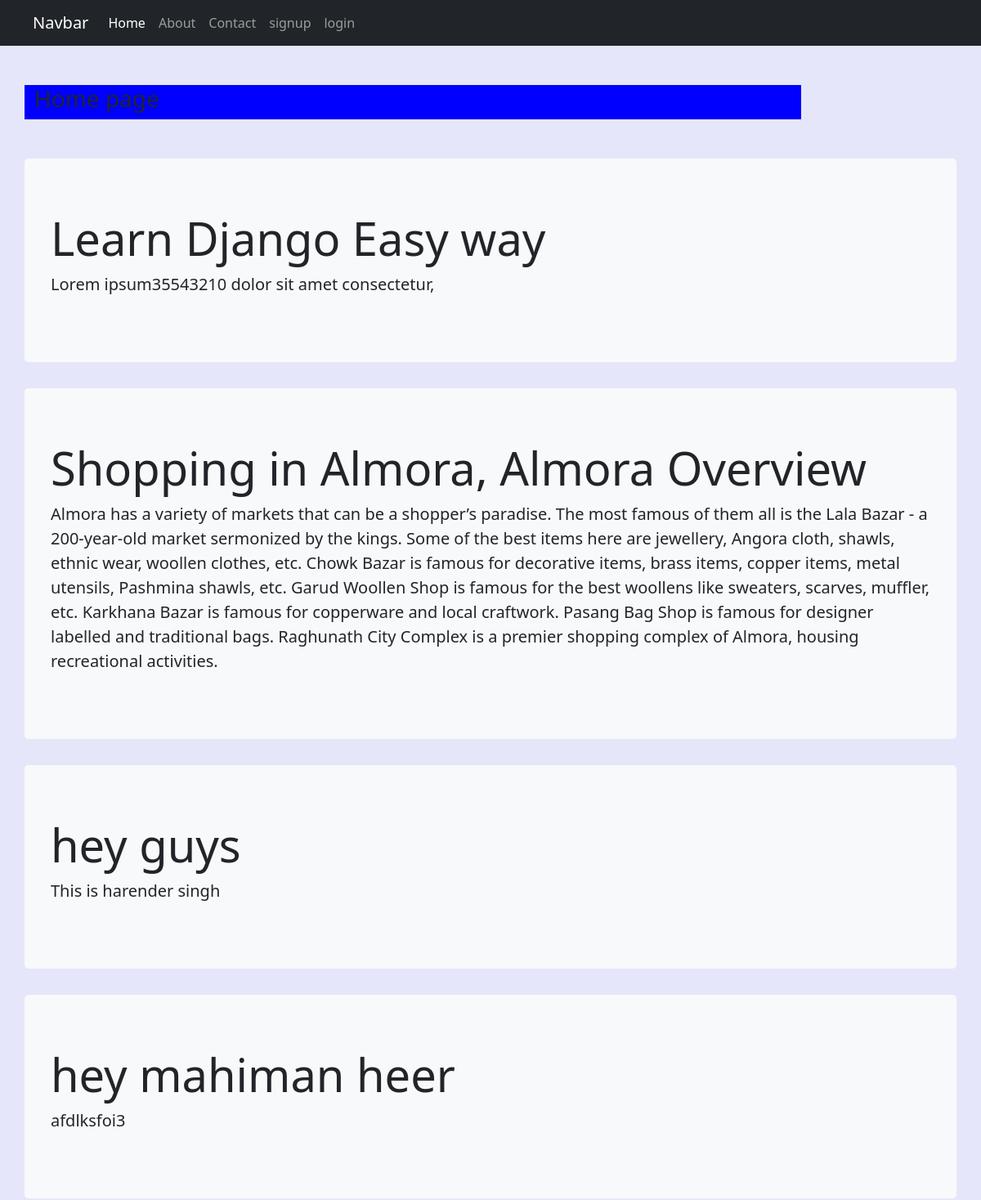
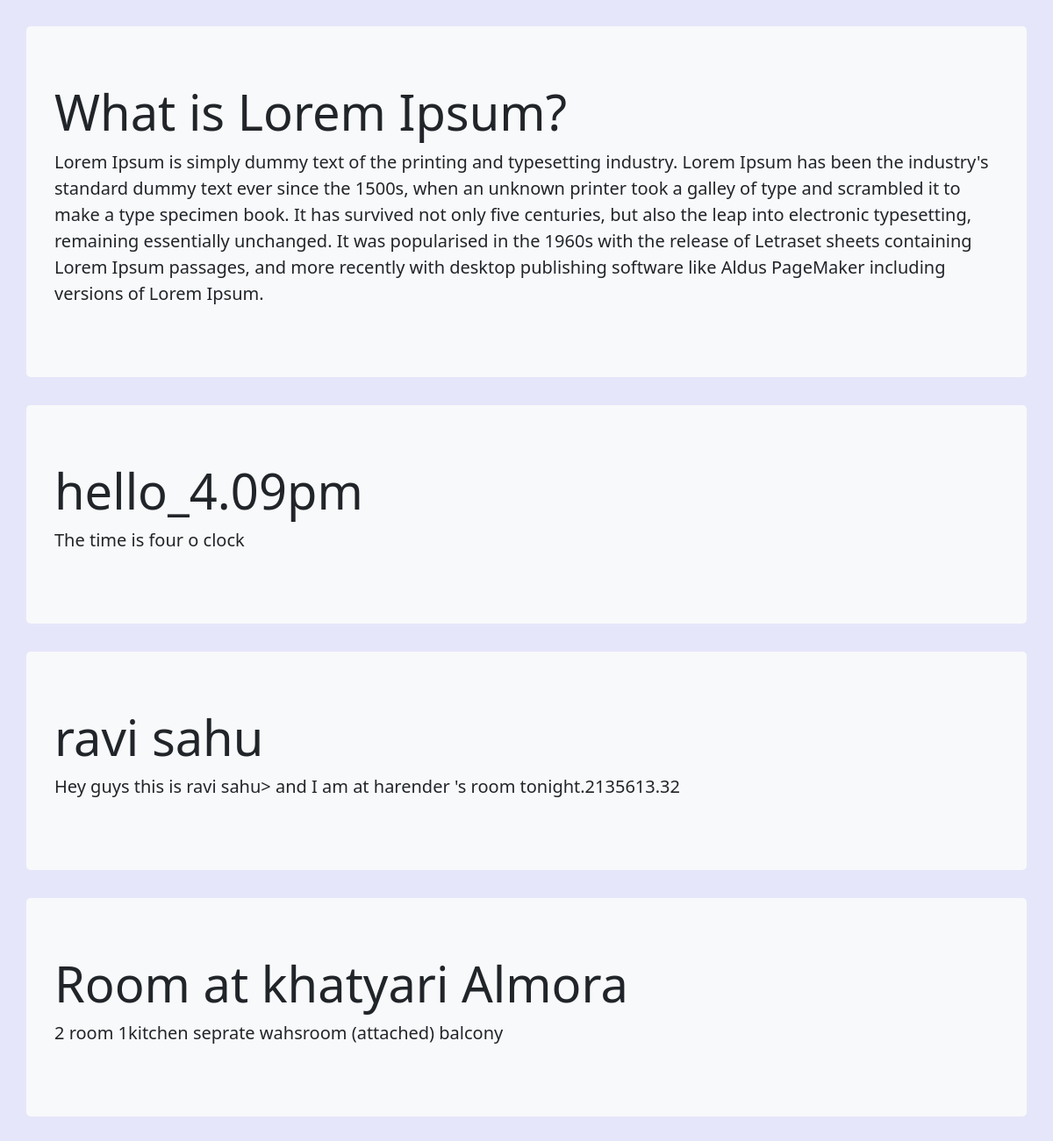
The page / on the database its author committed (2 pictures, top to bottom).
### blog/models.py (models this page shows)
class Post(models.Model):
    title = models.CharField(max_length=50)
    desc = models.TextField()

### blog/views.py (the view)
# urls.py: path('', views.home, name = 'home'),
def home(request):
    posts = Post.objects.all()
    return render(request,'blog/home.html', {'posts': posts})

### blog/templates/blog/home.html
{% extends 'blog/base.html' %}
{% block content %}
<div class="col-sm-10 my-5" style="background-color: blue;">
    <h3> Home page</h3>
</div>
{% for post in posts %}
    <div class="jumbotron">
        <h2 class="display-4">{{post.title}}</h2>
        <p class="lead">{{post.desc}}</p>
    </div>
{% endfor %}
{% endblock content %}

### blog/templates/blog/base.html (shortened to what this page needs)
<!doctype html>
<html lang="en">
  <head>
    <link rel="stylesheet" href=
"https://cdn.jsdelivr.net/npm/bootstrap@4.6.0/dist/css/bootstrap.min.css">
    <link href="https://cdn.jsdelivr.net/npm/bootstrap@5.0.2/dist/css/bootstrap.min.css" rel="stylesheet">
    {% load static %}
    <link href="{% static 'css/style.css' %}" rel="stylesheet">
  </head>
  <body>
    <div class="container-fluid bg-dark">
      {% include 'blog/navbar.html' %}
    </div>
    <div class="container">
        <div class = "row">
            {% block content %}
            {% endblock content %}
        </div>
    </div>
  </body>
</html>

### blog/templates/blog/navbar.html (shortened to what this page needs)
<nav class="navbar navbar-expand-lg navbar-dark bg-dark">
    <div class="container-fluid">
      <a class="navbar-brand" href="#">Navbar</a>
      <div class="collapse navbar-collapse" id="navbarNav">
        <ul class="navbar-nav">
          <li class="nav-item">
            <a class="nav-link active" aria-current="page" href="{%url 'home'%}">Home</a>
          </li>
          <li class="nav-item">
            <a class="nav-link" href="{%url 'about'%}">About</a>
          </li>
          <li class="nav-item">
            <a class="nav-link" href="{%url 'contact' %}">Contact</a>
          </li>
        {% if request.user.is_authenticated %}
          <li class="nav-item">
            <a class="nav-link" href="{%url 'dashboard' %}">Dashboard</a>
          </li>
          <li class="nav-item">
            <a class="nav-link" href="{%url 'logout' %}">logout</a>
          </li>
        {% else %}
          <li class="nav-item">
            <a class="nav-link" href="{%url 'signup' %}">signup</a>
          </li>
          <li class="nav-item">
            <a class="nav-link" href="{%url 'login' %}">login</a>
          </li>
        {% endif %}
        </ul>
      </div>
    </div>
  </nav>

### blog/static/css/style.css (style rules this page uses)
body { background-color: lavender; }
.jumbotron { background-color: rgb(83, 81, 81); padding: 4rem 2rem; margin-bottom: 2rem; background-color: var(--bs-light); border-radius: .3rem; }

### rows shown on the page
Post: title "Learn Django Easy way", desc "Lorem ipsum35543210 dolor sit amet consectetur,"
Post: title "Shopping in Almora, Almora Overview", desc "Almora has a variety of markets that can be a shopper’s paradise. The most famous of them all is the Lala Bazar - a 200-year-old market sermonized by the kings. Some of the best items here are jewellery, Angora cloth, shawls, ethnic wear, woollen clothes, etc. Chowk Bazar is famous for decorative items, brass items, copper items, metal utensils, Pashmina shawls, etc. Garud Woollen Shop is famous for the best woollens like sweaters, scarves, muffler, etc. Karkhana Bazar is famous for copperware and local craftwork. Pasang Bag Shop is famous for designer labelled and traditional bags. Raghunath City Complex is a premier shopping complex of Almora, housing recreational activities."
Post: title "hey guys", desc "This is harender singh"
Post: title "hey mahiman heer", desc "afdlksfoi3"
Post: title "What is Lorem Ipsum?", desc "Lorem Ipsum is simply dummy text of the printing and typesetting industry. Lorem Ipsum has been the industry's standard dummy text ever since the 1500s, when an unknown printer took a galley of type and scrambled it to make a type specimen book. It has survived not only five centuries, but also the leap into electronic typesetting, remaining essentially unchanged. It was popularised in the 1960s with the release of Letraset sheets containing Lorem Ipsum passages, and more recently with desktop publishing software like Aldus PageMaker including versions of Lorem Ipsum."
Post: title "hello_4.09pm", desc "The time is four o clock"
Post: title "ravi sahu", desc "Hey guys this is ravi sahu> and I am at harender 's room tonight.2135613.32"
Post: title "Room at khatyari Almora", desc "2 room 1kitchen seprate wahsroom (attached) balcony"
